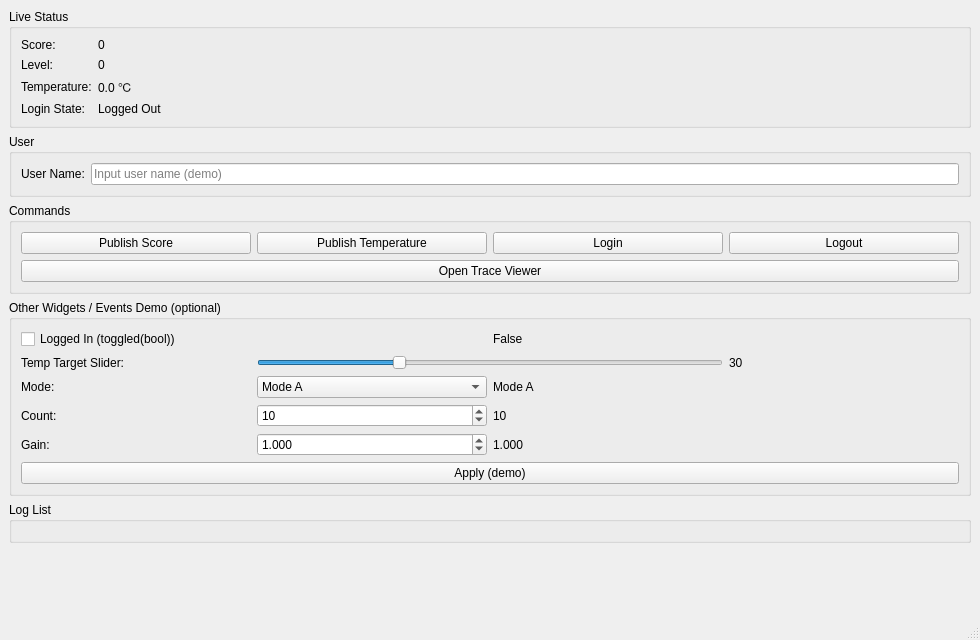
<?xml version="1.0" encoding="UTF-8"?>
<ui version="4.0">
 <class>MainWindow</class>
 <widget class="QMainWindow" name="MainWindow">
  <property name="geometry">
   <rect><x>0</x><y>0</y><width>980</width><height>640</height></rect>
  </property>
  <property name="windowTitle">
   <string>MediatorMVAQt Demo</string>
  </property>

  <widget class="QWidget" name="centralwidget">
   <layout class="QVBoxLayout" name="verticalLayoutMain">

    <item>
     <widget class="QGroupBox" name="groupStatus">
      <property name="title"><string>Live Status</string></property>
      <layout class="QFormLayout" name="formLayoutStatus">
       <item row="0" column="0">
        <widget class="QLabel" name="labelScoreTitle">
         <property name="text"><string>Score:</string></property>
        </widget>
       </item>
       <item row="0" column="1">
        <widget class="QLabel" name="labelScore">
         <property name="text"><string>0</string></property>
         <property name="minimumWidth"><number>120</number></property>
        </widget>
       </item>

       <item row="1" column="0">
        <widget class="QLabel" name="labelLevelTitle">
         <property name="text"><string>Level:</string></property>
        </widget>
       </item>
       <item row="1" column="1">
        <widget class="QLabel" name="labelLevel">
         <property name="text"><string>0</string></property>
        </widget>
       </item>

       <item row="2" column="0">
        <widget class="QLabel" name="labelTemperatureTitle">
         <property name="text"><string>Temperature:</string></property>
        </widget>
       </item>
       <item row="2" column="1">
        <widget class="QLabel" name="labelTemperature">
         <property name="text"><string>0.0 ℃</string></property>
        </widget>
       </item>

       <item row="3" column="0">
        <widget class="QLabel" name="labelLoginTitle">
         <property name="text"><string>Login State:</string></property>
        </widget>
       </item>
       <item row="3" column="1">
        <widget class="QLabel" name="labelLoginState">
         <property name="text"><string>Logged Out</string></property>
        </widget>
       </item>
      </layout>
     </widget>
    </item>

    <item>
     <widget class="QGroupBox" name="groupUser">
      <property name="title"><string>User</string></property>
      <layout class="QFormLayout" name="formLayoutUser">
       <item row="0" column="0">
        <widget class="QLabel" name="labelUserNameTitle">
         <property name="text"><string>User Name:</string></property>
        </widget>
       </item>
       <item row="0" column="1">
        <widget class="QLineEdit" name="lineEdit">
         <property name="placeholderText">
          <string>Input user name (demo)</string>
         </property>
        </widget>
       </item>
      </layout>
     </widget>
    </item>

    <item>
     <widget class="QGroupBox" name="groupCommands">
      <property name="title"><string>Commands</string></property>
      <layout class="QGridLayout" name="gridLayoutCommands">
       <item row="0" column="0">
        <widget class="QPushButton" name="btnPublishScore">
         <property name="text"><string>Publish Score</string></property>
        </widget>
       </item>
       <item row="0" column="1">
        <widget class="QPushButton" name="btnPublishTemperature">
         <property name="text"><string>Publish Temperature</string></property>
        </widget>
       </item>
       <item row="0" column="2">
        <widget class="QPushButton" name="btnLogin">
         <property name="text"><string>Login</string></property>
        </widget>
       </item>
       <item row="0" column="3">
        <widget class="QPushButton" name="btnLogout">
         <property name="text"><string>Logout</string></property>
        </widget>
       </item>

       <item row="1" column="0" colspan="4">
        <widget class="QPushButton" name="pushButton">
         <property name="text"><string>Open Trace Viewer</string></property>
        </widget>
       </item>
      </layout>
     </widget>
    </item>

    <!-- 下面是“其它控件事件”演示区域（不影响你现有业务，可按需启用绑定） -->
    <item>
     <widget class="QGroupBox" name="groupDemo">
      <property name="title"><string>Other Widgets / Events Demo (optional)</string></property>
      <layout class="QGridLayout" name="gridLayoutDemo">

       <item row="0" column="0" colspan="2">
        <widget class="QCheckBox" name="checkBoxLoggedIn">
         <property name="text">
          <string>Logged In (toggled(bool))</string>
         </property>
        </widget>
       </item>
       <item row="0" column="2" colspan="2">
        <widget class="QLabel" name="labelCheckBoxState">
         <property name="text"><string>False</string></property>
        </widget>
       </item>

       <item row="1" column="0">
        <widget class="QLabel" name="labelSliderTitle">
         <property name="text"><string>Temp Target Slider:</string></property>
        </widget>
       </item>
       <item row="1" column="1" colspan="2">
        <widget class="QSlider" name="horizontalSliderTemp">
         <property name="orientation"><enum>Qt::Horizontal</enum></property>
         <property name="minimum"><number>0</number></property>
         <property name="maximum"><number>100</number></property>
         <property name="value"><number>30</number></property>
        </widget>
       </item>
       <item row="1" column="3">
        <widget class="QLabel" name="labelSliderValue">
         <property name="text"><string>30</string></property>
        </widget>
       </item>

       <item row="2" column="0">
        <widget class="QLabel" name="labelModeTitle">
         <property name="text"><string>Mode:</string></property>
        </widget>
       </item>
       <item row="2" column="1">
        <widget class="QComboBox" name="comboBoxMode">
         <item><property name="text"><string>Mode A</string></property></item>
         <item><property name="text"><string>Mode B</string></property></item>
         <item><property name="text"><string>Mode C</string></property></item>
        </widget>
       </item>
       <item row="2" column="2" colspan="2">
        <widget class="QLabel" name="labelModeValue">
         <property name="text"><string>Mode A</string></property>
        </widget>
       </item>

       <item row="3" column="0">
        <widget class="QLabel" name="labelCountTitle">
         <property name="text"><string>Count:</string></property>
        </widget>
       </item>
       <item row="3" column="1">
        <widget class="QSpinBox" name="spinBoxCount">
         <property name="minimum"><number>0</number></property>
         <property name="maximum"><number>9999</number></property>
         <property name="value"><number>10</number></property>
        </widget>
       </item>
       <item row="3" column="2" colspan="2">
        <widget class="QLabel" name="labelCountValue">
         <property name="text"><string>10</string></property>
        </widget>
       </item>

       <item row="4" column="0">
        <widget class="QLabel" name="labelGainTitle">
         <property name="text"><string>Gain:</string></property>
        </widget>
       </item>
       <item row="4" column="1">
        <widget class="QDoubleSpinBox" name="doubleSpinBoxGain">
         <property name="minimum"><double>0</double></property>
         <property name="maximum"><double>1000</double></property>
         <property name="decimals"><number>3</number></property>
         <property name="singleStep"><double>0.1</double></property>
         <property name="value"><double>1.0</double></property>
        </widget>
       </item>
       <item row="4" column="2" colspan="2">
        <widget class="QLabel" name="labelGainValue">
         <property name="text"><string>1.000</string></property>
        </widget>
       </item>

       <item row="5" column="0" colspan="4">
        <widget class="QPushButton" name="btnApply">
         <property name="text"><string>Apply (demo)</string></property>
        </widget>
       </item>

      </layout>
     </widget>
    </item>

        <item>
         <widget class="QGroupBox" name="groupLogList">
            <property name="title"><string>Log List</string></property>
            <layout class="QVBoxLayout" name="verticalLayoutLogList">
             <item>
                <widget class="LogListView" name="logListView"/>
             </item>
            </layout>
         </widget>
        </item>

    <item>
     <spacer name="verticalSpacerBottom">
      <property name="orientation"><enum>Qt::Vertical</enum></property>
      <property name="sizeHint" stdset="0">
       <size><width>20</width><height>40</height></size>
      </property>
     </spacer>
    </item>

   </layout>
  </widget>

  <widget class="QMenuBar" name="menubar"/>
  <widget class="QStatusBar" name="statusbar"/>
 </widget>
 <customwidgets>
  <customwidget>
   <class>LogListView</class>
   <extends>QWidget</extends>
   <header>view/LogListView.h</header>
  </customwidget>
 </customwidgets>
 <resources/>
 <connections/>
</ui>
